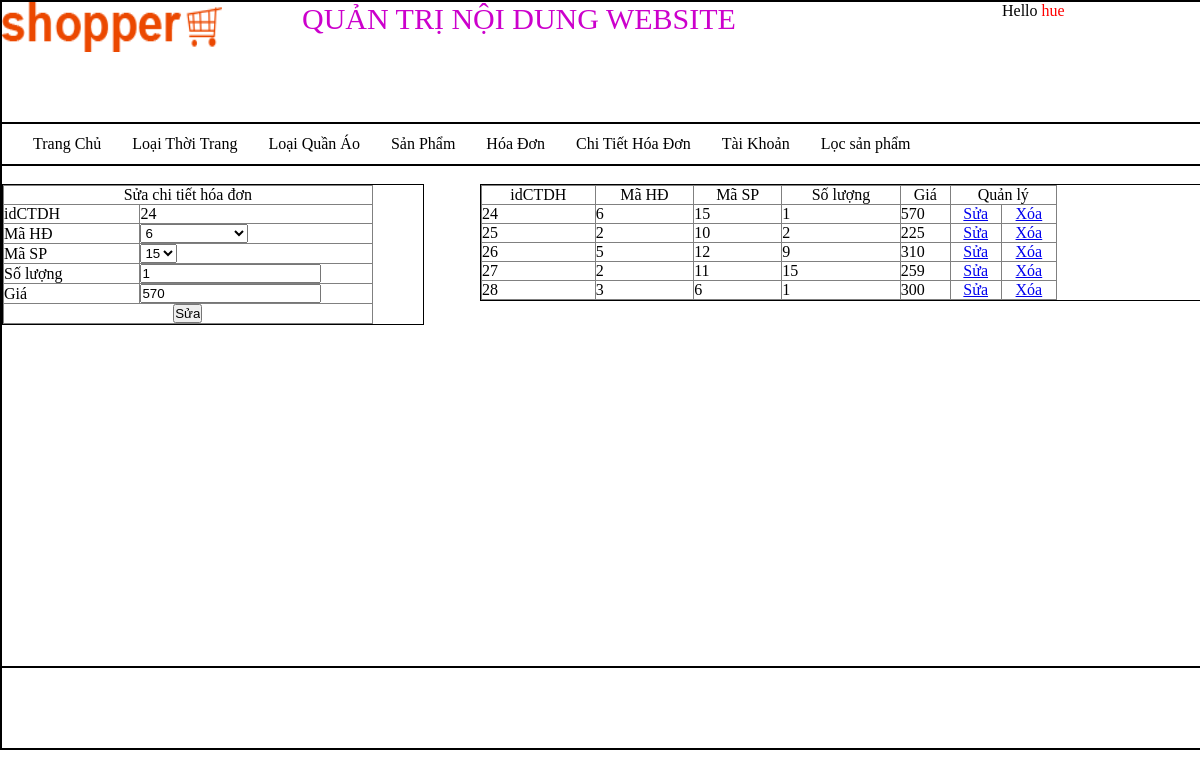
The app's page /quantri/quantri.php?quanly=qlcthd&xuly=suacthd&idct=24 (signed in) with its own data.
### tables this page shows
CREATE TABLE `chitiethoadon` (
  `idCTDH` int(11) NOT NULL,
  `idDH` int(11) NOT NULL,
  `masp` int(11) NOT NULL,
  `soluong` int(11) NOT NULL DEFAULT '0',
  `dongia` int(11) NOT NULL DEFAULT '0'
);

### quantri/QLchitiethoadon/suaCTHD.php (the view, shortened to what this page needs)
<?php
$sql="select * from chitiethoadon where idCTDH='$_GET[idct]'";
$stmt=$pdo->prepare($sql);
$stmt->execute();
$row=$stmt->fetch(PDO::FETCH_ASSOC);
?>
<form action="QLchitiethoadon/xulyCTHD.php?idct=<?php echo $row['idCTDH'];?>" method="post" enctype="multipart/form-data">
<table width="88%" border="1">
  <tr>
    <td colspan="2"><div align="center">Sửa chi tiết hóa đơn</div></td>
  </tr>
  <tr>
    <td>idCTDH</td>
    <td> <?php echo $row['idCTDH'];?></td>
  </tr>
  <tr>
    <td width="37%">Mã HĐ</td>
    <td width="63%">
      <select name="idDH">
        <?php
        $sql="select * from hoadon ";
        $stmt2=$pdo->prepare($sql);
        $stmt2->execute();
        while($row2=$stmt2->fetch(PDO::FETCH_ASSOC)){
		if($row['idDH']==$row2['idDH']){
		?>
        <option value="<?php echo $row2['idDH'];?>" selected="selected"><?php echo $row2['idDH'];?></option>
         <?php } else{?>
         <option value="<?php echo $row2['idDH'];?>"><?php echo $row2['idDH'];?></option>
        <?php } }?>
      </select>
    </td>
  </tr>
  <tr>
    <td>Mã SP</td>
    <td><select name="masp">
      <?php
        $sql="select * from sanpham ";
        $stmt2=$pdo->prepare($sql);
        $stmt2->execute();
        while($row2=$stmt2->fetch(PDO::FETCH_ASSOC)){
		if($row['masp']==$row2['masp']){
		?>
        <option value="<?php echo $row2['masp'];?>" selected="selected"><?php echo $row2['masp'];?></option>
         <?php } else{?>
         <option value="<?php echo $row2['masp'];?>"><?php echo $row2['masp'];?></option>
        <?php } }?>
    </select></td>
  </tr>
  <tr>
    <td>Số lượng</td>
    <td>
    <input type="text" name="sl" value="<?php echo $row['soluong'];?>"></td>
  </tr>
  <tr>
    <td>Giá</td>
    <td><input type="text" name="gia" value="<?php echo $row['dongia'];?>"></td>
  </tr>
  <tr>
    <td colspan="2"><div align="center">
      <input type="submit" name="btsua" value="Sửa" id="btsua">
    </div></td>
  </tr>
</table>
</form>

### quantri/QLchitiethoadon/lietkeCTHD.php
<table width="80%%" border="1">
  <tr>
    <td><div align="center">idCTDH</div></td>
    <td><div align="center">Mã HĐ</div></td>
    <td><div align="center">Mã SP</div></td>
    <td><div align="center">Số lượng</div></td>
    <td><div align="center">Giá</div></td>
    <td colspan="2"><div align="center">Quản lý</div></td>
  </tr>
  <?php
	$sql="select * from chitiethoadon";
	$stmt=$pdo->prepare($sql);
	$stmt->execute();
	while($row=$stmt->fetch(PDO::FETCH_ASSOC)){
	?>
  <tr>
    <td><?php echo $row['idCTDH'];?></td>
    <td><?php echo $row['idDH'];?></td>
    <td><?php echo $row['masp'];?></td>
    <td><?php echo $row['soluong'];?></td>
    <td><?php echo $row['dongia'];?></td>
    <td><div align="center"><a href="quantri.php?quanly=qlcthd&xuly=suacthd&idct=<?php echo $row['idCTDH'];?>">Sửa</a></div></td>
    <td><div align="center"><a href="QLchitiethoadon/xulyCTHD.php?idct=<?php echo $row['idCTDH'];?>">Xóa</a></div></td>
  </tr>
  <?php } ?>
</table>

### quantri/layout.css (style rules this page uses)
table { border-collapse:collapse; }
* { padding:0; margin:0; }

### records on screen
chitiethoadon: idCTDH "24", sl "1", gia "570", idDH "6", masp "15", soluong "1", dongia "570"
chitiethoadon: idCTDH "25", idDH "2", masp "10", soluong "2", dongia "225"
chitiethoadon: idCTDH "26", idDH "5", masp "12", soluong "9", dongia "310"
chitiethoadon: idCTDH "27", idDH "2", masp "11", soluong "15", dongia "259"
chitiethoadon: idCTDH "28", idDH "3", masp "6", soluong "1", dongia "300"

### other values on screen
$_SESSION['username'] "hue"
form field idDH "6"
form field masp "15"
